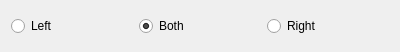
<?xml version="1.0" encoding="UTF-8"?>
<ui version="4.0">
 <class>HorizontalRadio</class>
 <widget class="QWidget" name="HorizontalRadio">
  <property name="geometry">
   <rect>
    <x>0</x>
    <y>0</y>
    <width>400</width>
    <height>52</height>
   </rect>
  </property>
  <property name="windowTitle">
   <string>Form</string>
  </property>
  <layout class="QHBoxLayout" name="horizontalLayout">
   <item>
    <widget class="QRadioButton" name="Left">
     <property name="text">
      <string>Left</string>
     </property>
    </widget>
   </item>
   <item>
    <widget class="QRadioButton" name="Both">
     <property name="contextMenuPolicy">
      <enum>Qt::PreventContextMenu</enum>
     </property>
     <property name="text">
      <string>Both</string>
     </property>
     <property name="checked">
      <bool>true</bool>
     </property>
    </widget>
   </item>
   <item>
    <widget class="QRadioButton" name="Right">
     <property name="text">
      <string>Right</string>
     </property>
    </widget>
   </item>
  </layout>
 </widget>
 <resources/>
 <connections/>
</ui>
